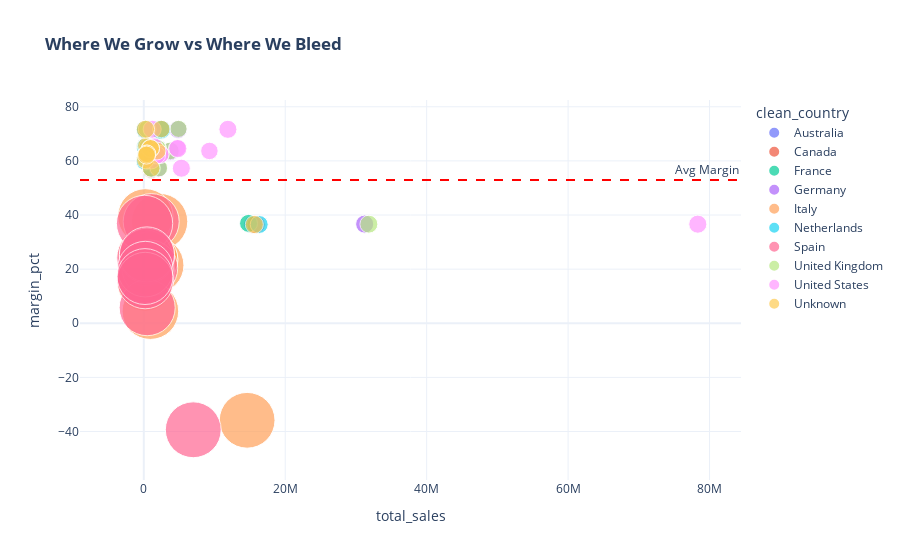

Notebook code for this chart:
### Markdown cell above
**Monthly Revenue Trend: Stability vs. the 2025 Breakout**
Parallel Trajectory (2022–2024)

The blue (2022), orange (2023), and green (2024) lines closely overlap throughout the chart.
This indicates that while the company successfully maintained steady organic growth during its first three years, it did not achieve a significant step-change in market share or demand acceleration.

2025 as a Breakout Year

The purple line representing 2025 marks a clear structural shift.
From the beginning of the year, revenue consistently tracks above prior-year baselines and culminates in a sharp peak in November, where monthly revenue nearly doubles historical highs and approaches the $50M threshold.

This suggests that 2025 growth was not incremental, but rather driven by a structural uplift in demand and campaign effectiveness.

November Dependency Risk

Across all years, the transition from October to November shows a sharp vertical spike in revenue.
This recurring pattern confirms that revenue growth is heavily campaign-driven, not only in 2025 but as a persistent structural dependency.

While this creates short-term upside, it also exposes the business to seasonality concentration risk, where a disproportionate share of annual revenue relies on a single promotional window.

Strategic Implication

Sustained long-term growth will require reducing over-reliance on November campaigns by expanding mid-year demand drivers and building repeat purchase behavior outside of peak promotion periods.

### Code cell
def plot_profit_risk():
    query = "SELECT clean_country, category, total_sales, margin_pct, return_rate_pct FROM reporting_risk_and_margin"
    df = pd.read_sql(query, engine)
    fig = px.scatter(df, x="total_sales", y="margin_pct", size="return_rate_pct", color="clean_country",
                     hover_name="category", title="<b>Where We Grow vs Where We Bleed</b>",
                     size_max=40, template="plotly_white")
    fig.add_hline(y=df['margin_pct'].mean(), line_dash="dash", line_color="red", annotation_text="Avg Margin")
    return fig
plot_profit_risk().show()

### Figure 1 — Plotly figure (JSON) as saved in the notebook; plotly's stock layout.template omitted (floating-point values rounded to 4 significant figures)
{"data": [{"hovertemplate": "<b>%{hovertext}</b><br><br>clean_country=Australia<br>total_sales=%{x}<br>margin_pct=%{y}<br>return_rate_pct=%{marker.size}<extra></extra>", "hovertext": ["Accessories", "Apparel", "Beauty", "Electronics", "Fitness", "Furniture", "Home", "Home Automation", "Outdoors", "Personal Care", "Sportswear", "Supplements"], "legendgroup": "Australia", "marker": {"color": "#636efa", "size": [5.59, 5.98, 5.29, 5.58, 6.02, 6.36, 5.86, 5.31, 5.79, 5.59, 5.37, 5.18], "sizemode": "area", "sizeref": 0.03453, "symbol": "circle"}, "mode": "markers", "name": "Australia", "orientation": "v", "showlegend": true, "type": "scatter", "x": [2475000.0, 297100.0, 213000.0, 15390000.0, 233500.0, 1887000.0, 974500.0, 1090000.0, 957600.0, 465600.0, 450800.0, 378400.0], "xaxis": "x", "y": [71.67, 65.07, 60.26, 36.52, 71.51, 63.28, 64.49, 57.38, 64.49, 62.56, 62.6, 62.23], "yaxis": "y"}, {"hovertemplate": "<b>%{hovertext}</b><br><br>clean_country=Canada<br>total_sales=%{x}<br>margin_pct=%{y}<br>return_rate_pct=%{marker.size}<extra></extra>", "hovertext": ["Accessories", "Apparel", "Beauty", "Electronics", "Fitness", "Furniture", "Home", "Home Automation", "Outdoors", "Personal Care", "Sportswear", "Supplements"], "legendgroup": "Canada", "marker": {"color": "#EF553B", "size": [5.41, 5.05, 5.82, 5.79, 5.87, 5.08, 5.93, 6.02, 5.25, 5.89, 6.16, 5.63], "sizemode": "area", "sizeref": 0.03453, "symbol": "circle"}, "mode": "markers", "name": "Canada", "orientation": "v", "showlegend": true, "type": "scatter", "x": [2424000.0, 292100.0, 217800.0, 15890000.0, 238400.0, 1937000.0, 996300.0, 1091000.0, 991400.0, 460000.0, 461200.0, 381200.0], "xaxis": "x", "y": [71.77, 65.36, 60.01, 36.44, 71.53, 63.71, 64.5, 56.98, 64.8, 62.42, 62.23, 62.0], "yaxis": "y"}, {"hovertemplate": "<b>%{hovertext}</b><br><br>clean_country=France<br>total_sales=%{x}<br>margin_pct=%{y}<br>return_rate_pct=%{marker.size}<extra></extra>", "hovertext": ["Accessories", "Apparel", "Beauty", "Electronics", "Fitness", "Furniture", "Home", "Home Automation", "Outdoors", "Personal Care", "Sportswear", "Supplements"], "legendgroup": "France", "marker": {"color": "#00cc96", "size": [6.39, 5.89, 5.44, 5.58, 5.44, 5.47, 5.95, 5.44, 5.86, 5.56, 5.38, 5.93], "sizemode": "area", "sizeref": 0.03453, "symbol": "circle"}, "mode": "markers", "name": "France", "orientation": "v", "showlegend": true, "type": "scatter", "x": [2315000.0, 272700.0, 197200.0, 14820000.0, 230300.0, 1758000.0, 872500.0, 1010000.0, 888500.0, 430200.0, 425800.0, 344100.0], "xaxis": "x", "y": [71.5, 65.18, 60.16, 36.9, 71.64, 63.56, 64.4, 57.33, 64.55, 62.52, 62.54, 61.81], "yaxis": "y"}, {"hovertemplate": "<b>%{hovertext}</b><br><br>clean_country=Germany<br>total_sales=%{x}<br>margin_pct=%{y}<br>return_rate_pct=%{marker.size}<extra></extra>", "hovertext": ["Accessories", "Apparel", "Beauty", "Electronics", "Fitness", "Furniture", "Home", "Home Automation", "Outdoors", "Personal Care", "Sportswear", "Supplements"], "legendgroup": "Germany", "marker": {"color": "#ab63fa", "size": [5.55, 5.84, 5.42, 5.66, 5.49, 5.73, 5.78, 5.57, 5.43, 5.79, 5.68, 5.28], "sizemode": "area", "sizeref": 0.03453, "symbol": "circle"}, "mode": "markers", "name": "Germany", "orientation": "v", "showlegend": true, "type": "scatter", "x": [4855000.0, 591500.0, 428000.0, 31240000.0, 494200.0, 3775000.0, 1928000.0, 2048000.0, 1934000.0, 920600.0, 936300.0, 763600.0], "xaxis": "x", "y": [71.62, 65.12, 60.16, 36.64, 71.69, 63.5, 64.49, 57.27, 64.63, 62.4, 62.45, 62.19], "yaxis": "y"}, {"hovertemplate": "<b>%{hovertext}</b><br><br>clean_country=Italy<br>total_sales=%{x}<br>margin_pct=%{y}<br>return_rate_pct=%{marker.size}<extra></extra>", "hovertext": ["Accessories", "Apparel", "Beauty", "Electronics", "Fitness", "Furniture", "Home", "Home Automation", "Outdoors", "Personal Care", "Sportswear", "Supplements"], "legendgroup": "Italy", "marker": {"color": "#FFA15A", "size": [54.69, 53.91, 53.26, 53.69, 52.94, 53.49, 53.57, 55.25, 53.39, 54.16, 53.16, 53.39], "sizemode": "area", "sizeref": 0.03453, "symbol": "circle"}, "mode": "markers", "name": "Italy", "orientation": "v", "showlegend": true, "type": "scatter", "x": [2241000.0, 275700.0, 202500.0, 14620000.0, 226700.0, 1745000.0, 888300.0, 937900.0, 888300.0, 419300.0, 431700.0, 356100.0], "xaxis": "x", "y": [37.58, 25.37, 14.72, -35.86, 39.5, 21.44, 23.35, 4.47, 23.63, 17.88, 20.34, 18.69], "yaxis": "y"}, {"hovertemplate": "<b>%{hovertext}</b><br><br>clean_country=Netherlands<br>total_sales=%{x}<br>margin_pct=%{y}<br>return_rate_pct=%{marker.size}<extra></extra>", "hovertext": ["Accessories", "Apparel", "Beauty", "Electronics", "Fitness", "Furniture", "Home", "Home Automation", "Outdoors", "Personal Care", "Sportswear", "Supplements"], "legendgroup": "Netherlands", "marker": {"color": "#19d3f3", "size": [5.69, 5.2, 6.01, 5.58, 6.13, 4.95, 5.41, 5.74, 5.64, 5.53, 6.23, 5.67], "sizemode": "area", "sizeref": 0.03453, "symbol": "circle"}, "mode": "markers", "name": "Netherlands", "orientation": "v", "showlegend": true, "type": "scatter", "x": [2539000.0, 306200.0, 221100.0, 16320000.0, 253800.0, 1972000.0, 1023000.0, 1100000.0, 997000.0, 483400.0, 468500.0, 404900.0], "xaxis": "x", "y": [71.59, 65.41, 59.96, 36.49, 71.46, 63.93, 64.72, 57.25, 64.52, 62.58, 62.25, 62.08], "yaxis": "y"}, {"hovertemplate": "<b>%{hovertext}</b><br><br>clean_country=Spain<br>total_sales=%{x}<br>margin_pct=%{y}<br>return_rate_pct=%{marker.size}<extra></extra>", "hovertext": ["Accessories", "Apparel", "Beauty", "Electronics", "Fitness", "Furniture", "Home", "Home Automation", "Outdoors", "Personal Care", "Sportswear", "Supplements"], "legendgroup": "Spain", "marker": {"color": "#FF6692", "size": [54.22, 54.21, 51.92, 53.87, 54.81, 54.06, 52.9, 54.28, 52.42, 53.42, 55.06, 53.95], "sizemode": "area", "sizeref": 0.03453, "symbol": "circle"}, "mode": "markers", "name": "Spain", "orientation": "v", "showlegend": true, "type": "scatter", "x": [1050000.0, 136700.0, 101900.0, 6998000.0, 109500.0, 846300.0, 453100.0, 482400.0, 445900.0, 209500.0, 200400.0, 172200.0], "xaxis": "x", "y": [37.56, 24.19, 17.52, -39.36, 36.87, 20.4, 24.92, 5.75, 25.43, 20.0, 15.78, 17.25], "yaxis": "y"}, {"hovertemplate": "<b>%{hovertext}</b><br><br>clean_country=United Kingdom<br>total_sales=%{x}<br>margin_pct=%{y}<br>return_rate_pct=%{marker.size}<extra></extra>", "hovertext": ["Accessories", "Apparel", "Beauty", "Electronics", "Fitness", "Furniture", "Home", "Home Automation", "Outdoors", "Personal Care", "Sportswear", "Supplements"], "legendgroup": "United Kingdom", "marker": {"color": "#B6E880", "size": [5.08, 5.67, 5.44, 5.56, 5.47, 5.37, 5.59, 5.4, 5.47, 5.57, 5.31, 5.7], "sizemode": "area", "sizeref": 0.03453, "symbol": "circle"}, "mode": "markers", "name": "United Kingdom", "orientation": "v", "showlegend": true, "type": "scatter", "x": [4914000.0, 592000.0, 442200.0, 31830000.0, 480900.0, 3755000.0, 1934000.0, 2133000.0, 1881000.0, 928500.0, 936100.0, 746800.0], "xaxis": "x", "y": [71.83, 65.14, 60.24, 36.61, 71.71, 63.7, 64.58, 57.36, 64.6, 62.43, 62.58, 62.03], "yaxis": "y"}, {"hovertemplate": "<b>%{hovertext}</b><br><br>clean_country=United States<br>total_sales=%{x}<br>margin_pct=%{y}<br>return_rate_pct=%{marker.size}<extra></extra>", "hovertext": ["Accessories", "Apparel", "Beauty", "Electronics", "Fitness", "Furniture", "Home", "Home Automation", "Outdoors", "Personal Care", "Sportswear", "Supplements"], "legendgroup": "United States", "marker": {"color": "#FF97FF", "size": [5.64, 5.58, 5.28, 5.68, 5.59, 5.29, 5.27, 5.64, 5.74, 5.52, 5.8, 5.44], "sizemode": "area", "sizeref": 0.03453, "symbol": "circle"}, "mode": "markers", "name": "United States", "orientation": "v", "showlegend": true, "type": "scatter", "x": [11890000.0, 1439000.0, 1070000.0, 78340000.0, 1189000.0, 9283000.0, 4741000.0, 5315000.0, 4812000.0, 2321000.0, 2279000.0, 1833000.0], "xaxis": "x", "y": [71.66, 65.22, 60.25, 36.61, 71.69, 63.67, 64.7, 57.28, 64.52, 62.45, 62.38, 62.13], "yaxis": "y"}, {"hovertemplate": "<b>%{hovertext}</b><br><br>clean_country=Unknown<br>total_sales=%{x}<br>margin_pct=%{y}<br>return_rate_pct=%{marker.size}<extra></extra>", "hovertext": ["Accessories", "Apparel", "Beauty", "Electronics", "Fitness", "Furniture", "Home", "Home Automation", "Outdoors", "Personal Care", "Sportswear", "Supplements"], "legendgroup": "Unknown", "marker": {"color": "#FECB52", "size": [5.27, 4.72, 5.31, 5.65, 5.72, 5.53, 5.74, 5.44, 5.47, 5.1, 5.51, 5.59], "sizemode": "area", "sizeref": 0.03453, "symbol": "circle"}, "mode": "markers", "name": "Unknown", "orientation": "v", "showlegend": true, "type": "scatter", "x": [2479000.0, 295400.0, 216300.0, 15630000.0, 245200.0, 1873000.0, 941600.0, 1046000.0, 963900.0, 456400.0, 448400.0, 387600.0], "xaxis": "x", "y": [71.78, 65.57, 60.33, 36.48, 71.67, 63.65, 64.54, 57.25, 64.6, 62.63, 62.6, 62.12], "yaxis": "y"}], "layout": {"annotations": [{"showarrow": false, "text": "Avg Margin", "x": 1, "xanchor": "right", "xref": "x domain", "y": 52.97, "yanchor": "bottom", "yref": "y"}], "legend": {"itemsizing": "constant", "title": {"text": "clean_country"}, "tracegroupgap": 0}, "shapes": [{"line": {"color": "red", "dash": "dash"}, "type": "line", "x0": 0, "x1": 1, "xref": "x domain", "y0": 52.97, "y1": 52.97, "yref": "y"}], "title": {"text": "<b>Where We Grow vs Where We Bleed</b>"}, "xaxis": {"anchor": "y", "domain": [0, 1], "title": {"text": "total_sales"}}, "yaxis": {"anchor": "x", "domain": [0, 1], "title": {"text": "margin_pct"}}}}
